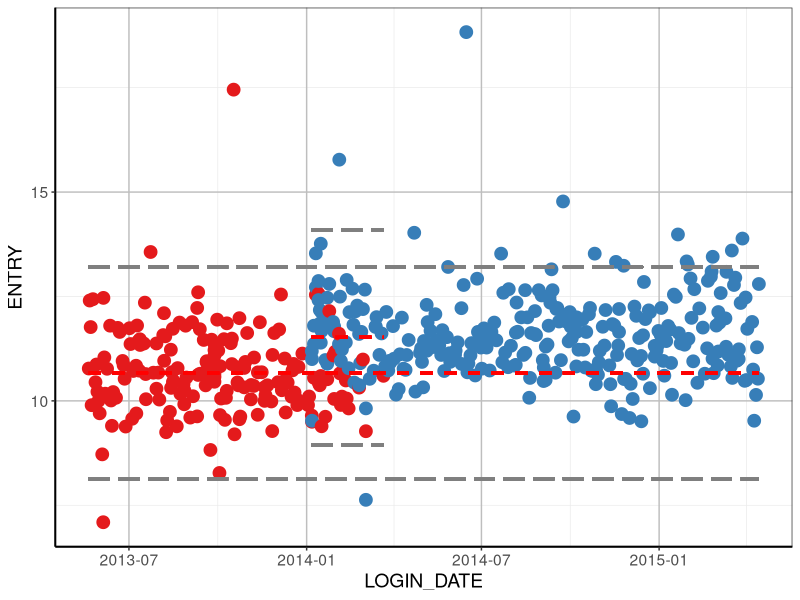

Write the R code that produced this figure.
library(readr)
library(ggplot2)
library(dplyr)
library(lubridate)

remove.outliers <- function(x, na.rm = TRUE, ...) {
        qnt <- quantile(x, probs=c(.25, .75), na.rm = na.rm, ...)
        H <- 1.5 * IQR(x, na.rm = na.rm)
        y <- x
        y[x < (qnt[1] - H)] <- NA
        y[x > (qnt[2] + H)] <- NA
        y
}

data <- read_csv("VITD_SRM.csv")
colnames(data)[1] <- "Sample"
data$LOGIN_DATE <- dmy_hm(data$LOGIN_DATE)

data2 <- data %>%
        group_by(SAMPLING_POINT)%>%
        mutate(ENTRY = remove.outliers(ENTRY))%>%
        na.omit()%>%
        summarise(Mean = mean(ENTRY), 
                              UWL = Mean+2*sd(ENTRY),
                              UCL = Mean+3*sd(ENTRY),
                              LWL = Mean-2*sd(ENTRY),
                              LCL = Mean-3*sd(ENTRY),
                                SD = sd(ENTRY))
data2

n <- unique(data$SAMPLING_POINT)

data3 <- select(data, LOGIN_DATE, SAMPLING_POINT) %>%
        group_by(SAMPLING_POINT)%>%
        arrange(LOGIN_DATE)%>%
        mutate(count=row_number(),
               first_SRM = count==1)%>%
        filter(first_SRM==TRUE)
       
data3

data4 <- select(data, LOGIN_DATE, SAMPLING_POINT) %>%
        group_by(SAMPLING_POINT)%>%
        arrange(desc(LOGIN_DATE))%>%
        mutate(count=row_number(),
               last_SRM = count==1)%>%
        filter(last_SRM==TRUE)

data4

plot <- ggplot(data, aes(x=LOGIN_DATE, y=ENTRY, colour = SAMPLING_POINT)) +
        geom_point(size=4, alpha=1.0) +
        geom_segment(aes(x = data3$LOGIN_DATE[1],xend = data4$LOGIN_DATE[1], y = data2$Mean[1], yend = data2$Mean[1]), colour = "red", lty=2, lwd=1) +
        geom_segment(aes(x = data3$LOGIN_DATE[2],xend = data4$LOGIN_DATE[2], y = data2$Mean[2], yend = data2$Mean[2]), colour = "red", lty=2, lwd=1) +
        geom_segment(aes(x = data3$LOGIN_DATE[1],xend = data4$LOGIN_DATE[1], y = data2$UCL[1], yend = data2$UCL[1]), colour = "grey50", lty=5, lwd=1) +
        geom_segment(aes(x = data3$LOGIN_DATE[2],xend = data4$LOGIN_DATE[2], y = data2$UCL[2], yend = data2$UCL[2]), colour = "grey50", lty=5, lwd=1) +
        geom_segment(aes(x = data3$LOGIN_DATE[1],xend = data4$LOGIN_DATE[1], y = data2$LCL[1], yend = data2$LCL[1]), colour = "grey50", lty=5, lwd=1) +
        geom_segment(aes(x = data3$LOGIN_DATE[2],xend = data4$LOGIN_DATE[2], y = data2$LCL[2], yend = data2$LCL[2]), colour = "grey50", lty=5, lwd=1) +
        scale_color_brewer(palette="Set1") +
        theme_bw() +
        theme(panel.grid.major = element_line(size = 0.5, color = "grey"), 
              axis.line = element_line(size = 0.7, color = "black"), 
              legend.position = c(2.3,8), 
              text = element_text(size = 14))

        
plot